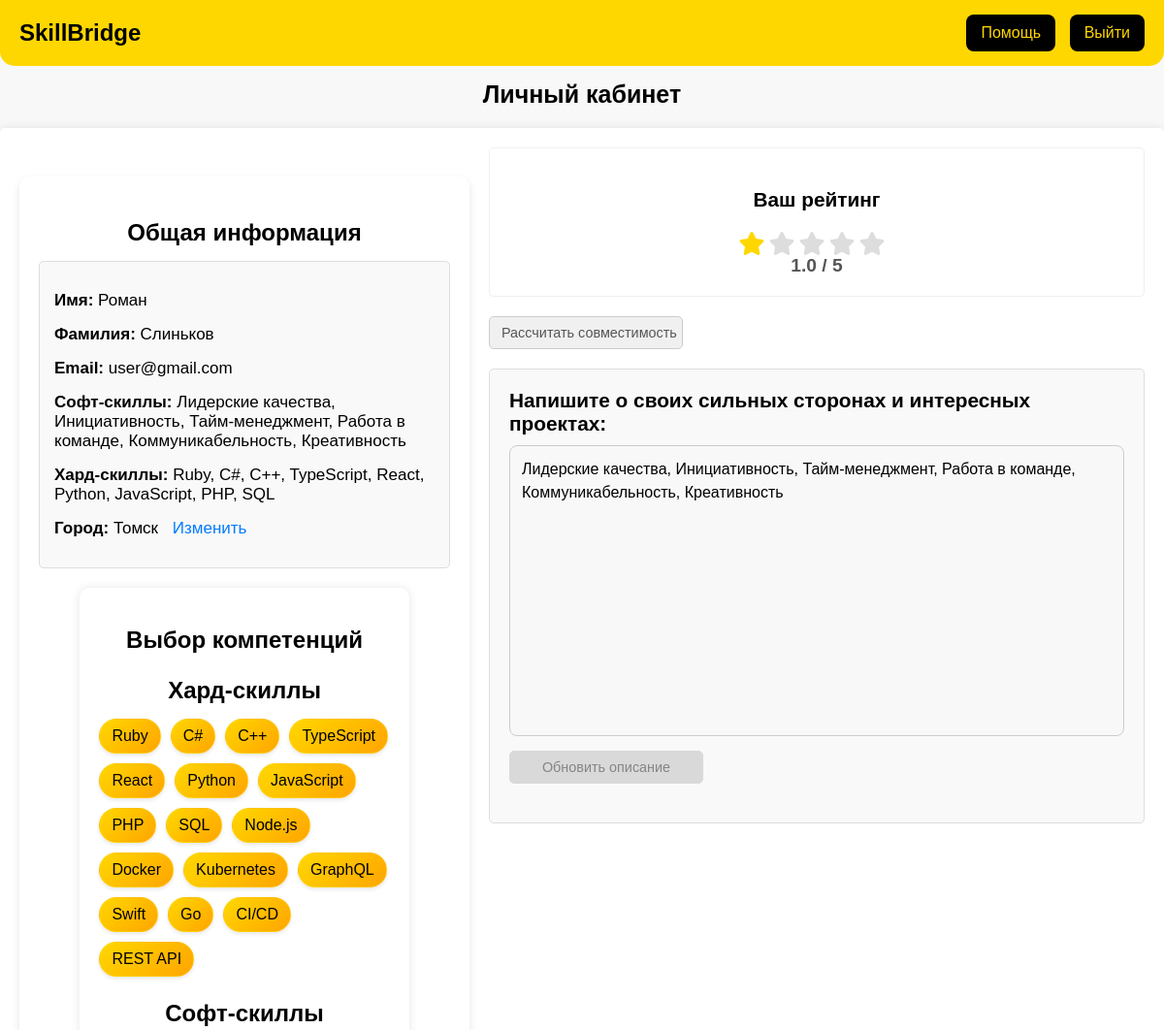
The app's page /profile_trainee (signed in, upper part), older data.
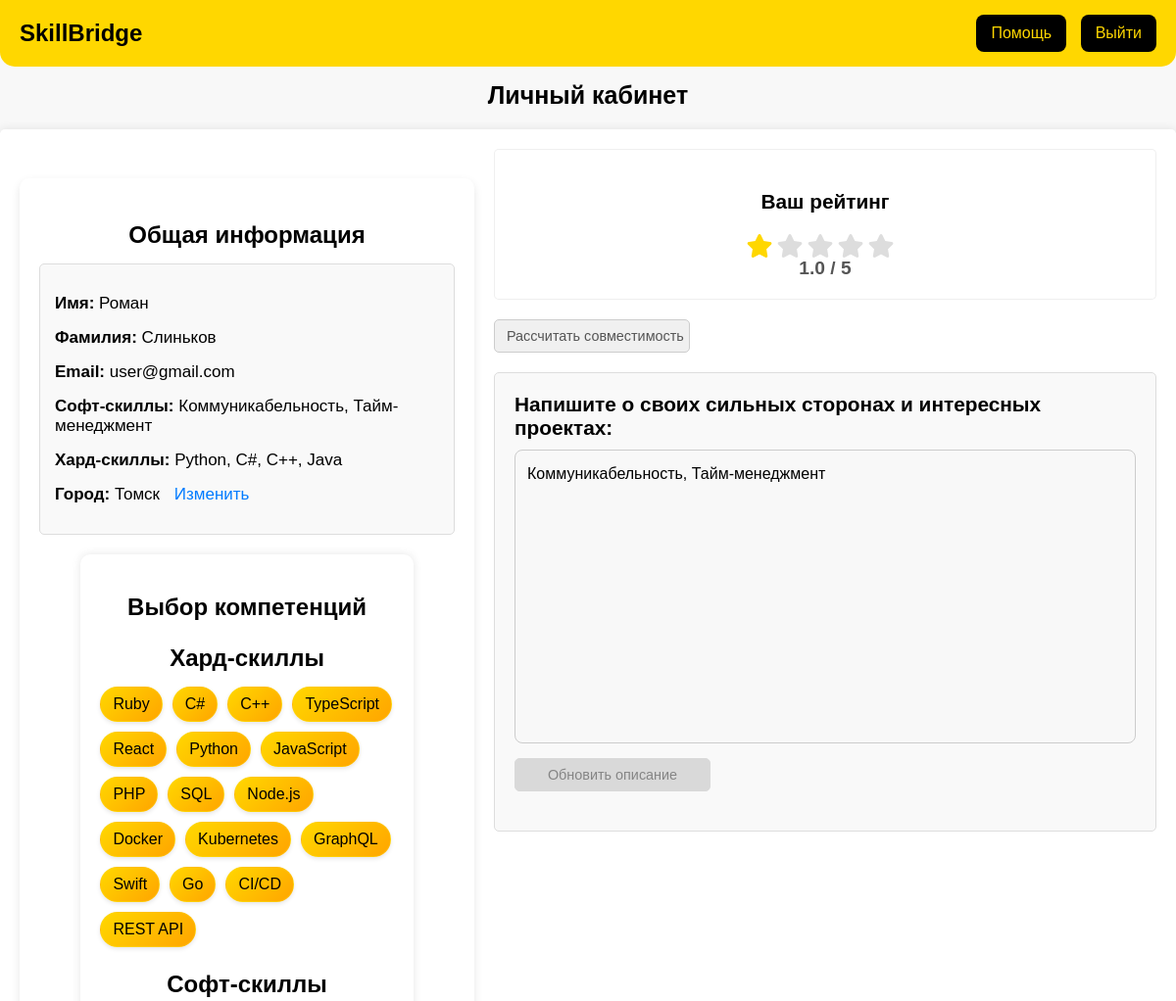
The same page, newer data.
### tables this page shows
CREATE TABLE users (
            id INTEGER PRIMARY KEY AUTOINCREMENT,
            first_name TEXT NOT NULL,
            last_name TEXT NOT NULL,
            email TEXT NOT NULL UNIQUE,
            password TEXT NOT NULL,
            project TEXT NOT NULL,
            hard_skills TEXT,
            soft_skills TEXT,
            description TEXT,
            location TEXT,
            id_request INTEGER,
            id_rating INTEGER,
            FOREIGN KEY (id_rating) REFERENCES rating(id)
        );

### main.py (the view)
@app.route("/profile_trainee")
def profile_trainee_page():
    if 'email' not in session:
        app.logger.warning("Unauthorized access attempt to trainee profile")
        return redirect(url_for('first_page'))
    app.logger.debug(f"Trainee profile accessed by {session['email']}")
    email = session['email']
    user = get_user_by_email(email)
    app.logger.debug(f"Employer profile accessed by {session['email']}")
    if not user:
        flash('Пользователь не найден.')
        return redirect(url_for('first_page'))
    return render_template("profile_trainee.html", user=user)

### DB.py (called while the page is built)
def get_user_by_email(email):
    conn = sqlite3.connect('people_db.db')
    cursor = conn.cursor()
    cursor.execute('SELECT * FROM users WHERE email = ?', (email,))
    user = cursor.fetchone()
    cursor.close()
    conn.close()
    return user

### main.py (called while the page is built)
@app.after_request
def add_no_cache_headers(response):
    if 'Cache-Control' not in response.headers:
        response.headers['Cache-Control'] = 'no-store, no-cache, must-revalidate, max-age=0'
        response.headers['Pragma'] = 'no-cache'
        response.headers['Expires'] = '-1'
    return response

### templates/profile_trainee.html (shortened to what the changed rows need)
<!DOCTYPE html>
<html lang="ru">
<head>
    <link rel="stylesheet" href="{{ url_for('static', filename='styles.css') }}">
    <link rel="stylesheet" href="https://cdnjs.cloudflare.com/ajax/libs/font-awesome/6.0.0/css/all.min.css" />
</head>
<body>
    <h1 class="page__title">Личный кабинет</h1>
    <div class="container">
    <div class="information container__information1">
        <div class="user-info">
            <p><strong>Имя:</strong> <span id="user-name">{{ user[1] }}</span> </p>
            <p><strong>Фамилия:</strong> <span id="user-name">{{ user[2] }}</span> </p>
            <p><strong>Email:</strong> <span id="user-email">{{ user[3] }}</span> </p>
            <p><strong>Софт-скиллы:</strong> <span id="lang">{{ user[7] }}</span> </p>
            <p><strong>Хард-скиллы:</strong> <span id="description">{{ user[6] }}</span> </p>
        </div>
        <div class="skills-container">
            <h2>Выбор компетенций</h2>
        </div>
    </div>
<div class="right-column">
<div class="form container__information3 ">
    <label class="field form__field">
        <span class="field__title">Напишите о своих сильных сторонах и интересных проектах:</span>
        <textarea class="field__textarea" id="description" name="description">{{ user[7] if user[7] else '' }}</textarea>
      </label>
</div>
</div>
</div>
    </body>
</html>

Row changes from the older to the newer data that the page shows:
changed users "Роман": soft_skills "Лидерские качества, Инициативность, Тайм-менеджмент, Работа в команде, Коммуникабельность, Креативность" → "Коммуникабельность, Тайм-менеджмент"; hard_skills "Ruby, C#, C++, TypeScript, React, Python, JavaScript, PHP, SQL" → "Python, C#, C++, Java"; description "Лидерские качества, Инициативность, Тайм-менеджмент, Работа в команде, Коммуникабельность, Креативность" → "Коммуникабельность, Тайм-менеджмент"
